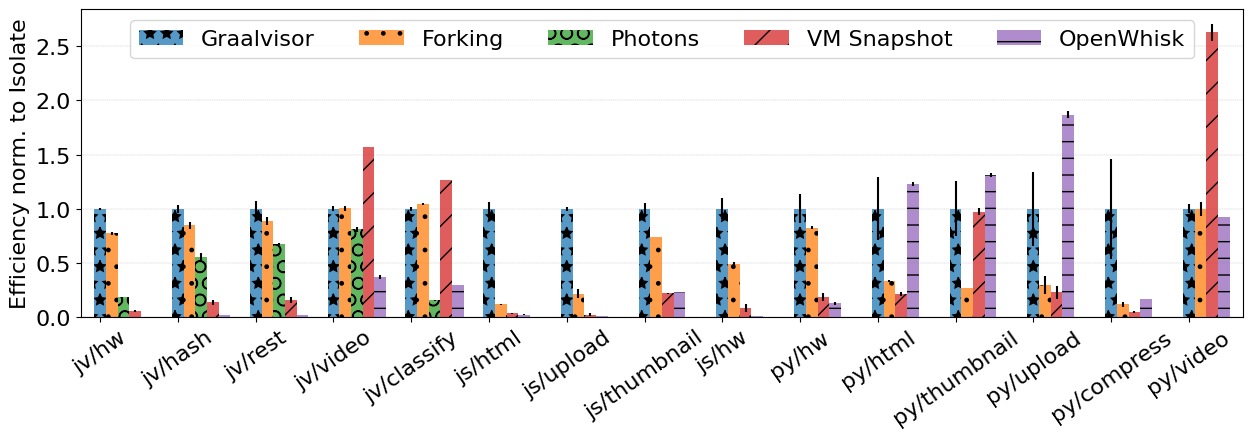

Reproduce this figure in Python.
#!/usr/bin/python

import declarations
import results
import matplotlib.pyplot as plt
import numpy as np

benchmark_labels = declarations.benchmark_labels
isolate_benchmark_path = declarations.isolate_benchmark_path 
process_benchmark_path = declarations.process_benchmark_path 
openwhisk_benchmark_path = declarations.openwhisk_benchmark_path 
photons_benchmark_path = declarations.photons_benchmark_path
snapshot_benchmark_path = declarations.snapshot_benchmark_path

# Efficiency in ops/s/gb.
isolate_eff_avg = {}
isolate_eff_std = {}
process_eff_avg = {}
process_eff_std = {}
openwhisk_eff_avg = {}
openwhisk_eff_std = {}
photons_eff_avg = {}
photons_eff_std = {}
snapshot_eff_avg = {}
snapshot_eff_std = {}

# Processing results.
for idx, path in enumerate(isolate_benchmark_path):
    isolate_eff_avg[idx] = results.process_result(path)["eff_avg"]
    isolate_eff_std[idx] = results.process_result(path)["eff_std"]
for idx, path in enumerate(process_benchmark_path):
    process_eff_avg[idx] = results.process_result(path)["eff_avg"]
    process_eff_std[idx] = results.process_result(path)["eff_std"]
for idx, path in enumerate(openwhisk_benchmark_path):
    openwhisk_eff_avg[idx] = results.process_result(path)["eff_avg"]
    openwhisk_eff_std[idx] = results.process_result(path)["eff_std"]
for idx, path in enumerate(photons_benchmark_path):
    photons_eff_avg[idx] = results.process_result(path)["eff_avg"]
    photons_eff_std[idx] = results.process_result(path)["eff_std"]
for idx, path in enumerate(snapshot_benchmark_path):
    snapshot_eff_avg[idx] = results.process_result(path)["eff_avg"]
    snapshot_eff_std[idx] = results.process_result(path)["eff_std"]

x = np.arange(len(benchmark_labels))
# Snapshot and openwhisk have special x values to avoid a gap when photons doesn't have a value.
snapshot_x  = np.arange(len(benchmark_labels), dtype=np.float32)
openwhisk_x = np.arange(len(benchmark_labels), dtype=np.float32)
width = 0.15

# Normalization to isolate.
for idx, path in enumerate(process_benchmark_path):
    process_eff_avg[idx] = process_eff_avg[idx] / isolate_eff_avg[idx]
    process_eff_std[idx] = process_eff_std[idx] / isolate_eff_avg[idx]
for idx, path in enumerate(openwhisk_benchmark_path):
    openwhisk_eff_avg[idx] = openwhisk_eff_avg[idx] / isolate_eff_avg[idx]
    openwhisk_eff_std[idx] = openwhisk_eff_std[idx] / isolate_eff_avg[idx]
for idx, path in enumerate(photons_benchmark_path):
    photons_eff_avg[idx] = photons_eff_avg[idx] / isolate_eff_avg[idx]
    photons_eff_std[idx] = photons_eff_std[idx] / isolate_eff_avg[idx]
for idx, path in enumerate(snapshot_benchmark_path):
    snapshot_eff_avg[idx] = snapshot_eff_avg[idx] / isolate_eff_avg[idx]
    snapshot_eff_std[idx] = snapshot_eff_std[idx] / isolate_eff_avg[idx]
for idx, path in enumerate(isolate_benchmark_path):
    isolate_eff_std[idx] = isolate_eff_std[idx] / isolate_eff_avg[idx]
    isolate_eff_avg[idx] = 1
    # Filling Photons values with zeroes for missing (java) benchmarks.
    if idx not in photons_eff_avg:
        photons_eff_avg[idx] = 0
        photons_eff_std[idx] = 0
        snapshot_x[idx]  -= width
        openwhisk_x[idx] -= width

plt.rcParams.update({'font.size': 16})
fig, ax = plt.subplots()
ax.bar(x + 0*width,           isolate_eff_avg.values(),   yerr=isolate_eff_std.values(),   width=width, hatch='*', label='Graalvisor',  alpha=0.75)
ax.bar(x + 1*width,           process_eff_avg.values(),   yerr=process_eff_std.values(),   width=width, hatch='.', label='Forking',     alpha=0.75)
ax.bar(x + 2*width,           photons_eff_avg.values(),   yerr=photons_eff_std.values(),   width=width, hatch='O', label='Photons',     alpha=0.75)
ax.bar(snapshot_x  + 3*width, snapshot_eff_avg.values(),  yerr=snapshot_eff_std.values(),  width=width, hatch='/', label='VM Snapshot', alpha=0.75)
ax.bar(openwhisk_x + 4*width, openwhisk_eff_avg.values(), yerr=openwhisk_eff_std.values(), width=width, hatch='-', label='OpenWhisk',   alpha=0.75)

ax.set_ylabel('Efficiency norm. to Isolate')
ax.set_xticks(x, benchmark_labels)
ax.set_axisbelow(True)
plt.grid(axis = 'y', linestyle = '--', linewidth = 0.25)
plt.xticks(rotation = 35)
ax.set_xlim(xmin=-.25, xmax=14.7)
fig.set_figwidth(15)
fig.set_figheight(4)

ax.legend(ncol=5, loc='upper center')
plt.savefig("sandboxes-efficiency-norm.pdf", bbox_inches='tight')
plt.savefig("sandboxes-efficiency-norm.png", bbox_inches='tight')
plt.show()
